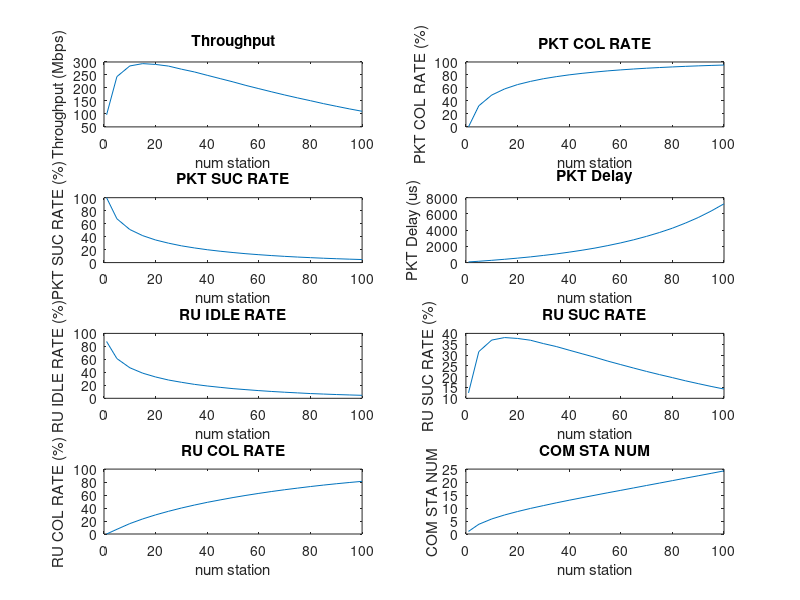

The MATLAB script that drew this image:

load UORA.mat

figure(1)


subplot(4, 2, 1);
plot(NUM_STATIONS, THROUGHPUT_LIST)
title('Throughput')
xlabel('num station')
ylabel('Throughput (Mbps)')

subplot(4, 2, 2);
plot(NUM_STATIONS, PKT_COL_RATE_LIST)
title('PKT COL RATE')
xlabel('num station')
ylabel('PKT COL RATE (%)')

subplot(4, 2, 3);
plot(NUM_STATIONS, PKT_SUC_RATE_LIST)
title('PKT SUC RATE')
xlabel('num station')
ylabel('PKT SUC RATE (%)')

subplot(4, 2, 4);
plot(NUM_STATIONS, PKT_DELAY_LIST)
title('PKT Delay')
xlabel('num station')
ylabel('PKT Delay (us)')

subplot(4, 2, 5);
plot(NUM_STATIONS, RU_IDLE_RATE_LIST)
title('RU IDLE RATE')
xlabel('num station')
ylabel('RU IDLE RATE (%)')

subplot(4, 2, 6);
plot(NUM_STATIONS, RU_SUC_RATE_LIST)
title('RU SUC RATE')
xlabel('num station')
ylabel('RU SUC RATE (%)')

subplot(4, 2, 7);
plot(NUM_STATIONS, RU_COL_RATE_LIST)
title('RU COL RATE')
xlabel('num station')
ylabel('RU COL RATE (%)')

subplot(4, 2, 8);
plot(NUM_STATIONS, COM_STA_NUM_LIST)
title('COM STA NUM')
xlabel('num station')
ylabel('COM STA NUM')